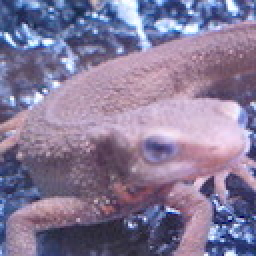
#> input picture imori.jpg, 128 x 128 px (shown 2 times larger)
$ jupyter execute --allow-errors 61-70.ipynb   (older library calls are emulated)
#> lines starting #> are read from the running program, lines starting #| are printed output that depends on the picture; after the words box and inside, x2 and y2 are one past the last pixel; in counts of white or black regions, pixels touching at a corner belong together
[cell 1]
import numpy as np
import cv2
import matplotlib.pyplot as plt

[cell 2]
def rgb2gray(_img):
    img = _img.copy().astype(np.float)
    r = img[..., 2].copy()
    g = img[..., 1].copy()
    b = img[..., 0].copy()
    img = 0.2126 * r + 0.7152 * g + 0.0722 * b
    img = img.astype(np.uint8)
    return img

[cell 3]
#61
def renketsu4(_img):
    img = _img.copy()
    img = img[..., 0]
    tmp = img.copy()
    tmp[tmp == 255] = 1
    h, w = tmp.shape
    out = np.zeros_like(img)
    for i in range(h):
        for j in range(w):
            if tmp[i, j] == 0:
                continue
            if i == 0 and j == 0:
                s7 = tmp[i+1, j] - tmp[i+1, j] * tmp[i+1, j+1] * tmp[i, j+1]
                img[i, j] = s7 + 1
                continue
            if i == 0 and j == w-1:
                s5 = tmp[i, j-1] - tmp[i, j-1] * tmp[i+1, j-1] * tmp[i+1, j]
                img[i, j] = s5 + 1
                continue
            if i == h-1 and j == 0:
                s1 = tmp[i, j+1] - tmp[i, j+1] * tmp[i-1, j+1] * tmp[i-1, j]
                img[i, j] = s1 + 1
                continue
            if i == h-1 and j == w-1:
                s3 = tmp[i-1, j] - tmp[i-1, j] * tmp[i-1, j-1] * tmp[i, j-1]
                img[i, j] = s3 + 1
                continue
            if i == 0:
                s5 = tmp[i, j-1] - tmp[i, j-1] * tmp[i+1, j-1] * tmp[i+1, j]
                s7 = tmp[i+1, j] - tmp[i+1, j] * tmp[i+1, j+1] * tmp[i, j+1]
                img[i, j] = s5 + s7 + 1
                continue
            if i == h-1:
                s1 = tmp[i, j+1] - tmp[i, j+1] * tmp[i-1, j+1] * tmp[i-1, j]
                s3 = tmp[i-1, j] - tmp[i-1, j] * tmp[i-1, j-1] * tmp[i, j-1]
                img[i, j] = s1 + s3 + 1
                continue
            if j == 0:
                s7 = tmp[i+1, j] - tmp[i+1, j] * tmp[i+1, j+1] * tmp[i, j+1]
                s1 = tmp[i, j+1] - tmp[i, j+1] * tmp[i-1, j+1] * tmp[i-1, j]
                img[i, j] = s7 + s1 + 1
                continue
            if j == w-1:
                s3 = tmp[i-1, j] - tmp[i-1, j] * tmp[i-1, j-1] * tmp[i, j-1]
                s5 = tmp[i, j-1] - tmp[i, j-1] * tmp[i+1, j-1] * tmp[i+1, j]
                img[i, j] = s3 + s5 + 1
                continue

            s1 = tmp[i, j+1] - tmp[i, j+1] * tmp[i-1, j+1] * tmp[i-1, j]
            s3 = tmp[i-1, j] - tmp[i-1, j] * tmp[i-1, j-1] * tmp[i, j-1]
            s5 = tmp[i, j-1] - tmp[i, j-1] * tmp[i+1, j-1] * tmp[i+1, j]
            s7 = tmp[i+1, j] - tmp[i+1, j] * tmp[i+1, j+1] * tmp[i, j+1]
            img[i, j] = s1 + s3 + s5 + s7 + 1

    out = np.zeros((h, w, 3))
    colors = [[], [0, 0, 255], [0, 255, 0], [0, 255, 255], [255, 0, 0], [255, 0, 255]]
    for i in range(1, 6):
        idx = np.where(img == i)
        out[idx] = colors[i]

    out = out.astype(np.uint8)
    return out


img = cv2.imread('renketsu.png')

#> (the rest of this cell did not finish here and is left out)

[cell 4]
#62
def renketsu8(_img):
    img = _img.copy()
    img = img[..., 0]
    tmp = img.copy()
    tmp[tmp == 255] = 1
    tmp = 1 - tmp
    h, w = tmp.shape
    out = np.zeros_like(img)
    for i in range(h):
        for j in range(w):
            if tmp[i, j] == 1:
                continue
            if i == 0 and j == 0:
                s7 = tmp[i+1, j] - tmp[i+1, j] * tmp[i+1, j+1] * tmp[i, j+1]
                img[i, j] = s7 + 1
                continue
            if i == 0 and j == w-1:
                s5 = tmp[i, j-1] - tmp[i, j-1] * tmp[i+1, j-1] * tmp[i+1, j]
                img[i, j] = s5 + 1
                continue
            if i == h-1 and j == 0:
                s1 = tmp[i, j+1] - tmp[i, j+1] * tmp[i-1, j+1] * tmp[i-1, j]
                img[i, j] = s1 + 1
                continue
            if i == h-1 and j == w-1:
                s3 = tmp[i-1, j] - tmp[i-1, j] * tmp[i-1, j-1] * tmp[i, j-1]
                img[i, j] = s3 + 1
                continue
            if i == 0:
                s5 = tmp[i, j-1] - tmp[i, j-1] * tmp[i+1, j-1] * tmp[i+1, j]
                s7 = tmp[i+1, j] - tmp[i+1, j] * tmp[i+1, j+1] * tmp[i, j+1]
                img[i, j] = s5 + s7 + 1
                continue
            if i == h-1:
                s1 = tmp[i, j+1] - tmp[i, j+1] * tmp[i-1, j+1] * tmp[i-1, j]
                s3 = tmp[i-1, j] - tmp[i-1, j] * tmp[i-1, j-1] * tmp[i, j-1]
                img[i, j] = s1 + s3 + 1
                continue
            if j == 0:
                s7 = tmp[i+1, j] - tmp[i+1, j] * tmp[i+1, j+1] * tmp[i, j+1]
                s1 = tmp[i, j+1] - tmp[i, j+1] * tmp[i-1, j+1] * tmp[i-1, j]
                img[i, j] = s7 + s1 + 1
                continue
            if j == w-1:
                s3 = tmp[i-1, j] - tmp[i-1, j] * tmp[i-1, j-1] * tmp[i, j-1]
                s5 = tmp[i, j-1] - tmp[i, j-1] * tmp[i+1, j-1] * tmp[i+1, j]
                img[i, j] = s3 + s5 + 1
                continue

            s1 = tmp[i, j+1] - tmp[i, j+1] * tmp[i-1, j+1] * tmp[i-1, j]
            s3 = tmp[i-1, j] - tmp[i-1, j] * tmp[i-1, j-1] * tmp[i, j-1]
            s5 = tmp[i, j-1] - tmp[i, j-1] * tmp[i+1, j-1] * tmp[i+1, j]
            s7 = tmp[i+1, j] - tmp[i+1, j] * tmp[i+1, j+1] * tmp[i, j+1]
            img[i, j] = s1 + s3 + s5 + s7 + 1

    out = np.zeros((h, w, 3))
    colors = [[], [0, 0, 255], [0, 255, 0], [0, 255, 255], [255, 0, 0], [255, 0, 255]]
    for i in range(1, 6):
        idx = np.where(img == i)
        out[idx] = colors[i]

    out = out.astype(np.uint8)
    return out


img = cv2.imread('renketsu.png')

#> (the rest of this cell did not finish here and is left out)

[cell 5]
#63
def thining(_img):
    img = _img.copy()
    img = img[..., 0]
    img[img == 255] = 1

    k4 = np.array(((0, 1, 0),
                   (1, 0, 1),
                   (0, 1, 0)))

    k8 = np.array(((1, 1, 1),
                   (1, 0, 1),
                   (1, 1, 1)))

    h, w = img.shape
    cnt = 0
    while cnt == 0:
        tmp = img.copy()
        cnt = 1
        for i in range(h):
            for j in range(w):
                if tmp[i, j] == 0:
                    continue
                if np.sum(tmp[i-1:i+2, j-1:j+2] * k4) == 4:
                    continue
                s1 = tmp[i, j+1] - tmp[i, j+1] * tmp[i-1, j+1] * tmp[i-1, j]
                s3 = tmp[i-1, j] - tmp[i-1, j] * tmp[i-1, j-1] * tmp[i, j-1]
                s5 = tmp[i, j-1] - tmp[i, j-1] * tmp[i+1, j-1] * tmp[i+1, j]
                s7 = tmp[i+1, j] - tmp[i+1, j] * tmp[i+1, j+1] * tmp[i, j+1]
                if s1 + s3 + s5 + s7 != 1:
                    continue
                if np.sum(tmp[i-1:i+2, j-1:j+2] * k8) < 3:
                    continue
                img[i, j] = 0
                cnt = 0

    out = np.zeros((h, w, 3))
    idx = np.where(img == 1)
    out[idx] = [255, 255, 255]

    out = out.astype(np.uint8)
    return out

img = cv2.imread('gazo.png')

#> (the rest of this cell did not finish here and is left out)

[cell 6]
#64 ?????????????????????????????????????
def hilditch(_img):
    # [7 lines left out: function renketsu8, not called in this run]


    img = _img.copy()
    img = img[..., 0]
    img[img == 255] = 1

    k4 = np.array(((0, 1, 0),
                   (1, 0, 1),
                   (0, 1, 0)))

    k8 = np.array(((1, 1, 1),
                   (1, 0, 1),
                   (1, 1, 1)))

    h, w = img.shape
    cnt = 0
    while cnt == 0:
        tmp = img.copy()
        cnt = 1
        for i in range(h):
            for j in range(w):
                if tmp[i, j] == 0:
                    continue
                if np.sum(tmp[i-1:i+2, j-1:j+2] * k4) == 4:
                    continue
                tmp[i-1:i+2, j-1:j+2] = 1 - tmp[i-1:i+2, j-1:j+2]
                s1 = tmp[i, j+1] - tmp[i, j+1] * tmp[i-1, j+1] * tmp[i-1, j]
                s3 = tmp[i-1, j] - tmp[i-1, j] * tmp[i-1, j-1] * tmp[i, j-1]
                s5 = tmp[i, j-1] - tmp[i, j-1] * tmp[i+1, j-1] * tmp[i+1, j]
                s7 = tmp[i+1, j] - tmp[i+1, j] * tmp[i+1, j+1] * tmp[i, j+1]
                tmp[i-1:i+2, j-1:j+2] = 1 - tmp[i-1:i+2, j-1:j+2]
                if s1 + s3 + s5 + s7 != 1:
                    continue
                if np.sum(np.abs(img[i-1:i+2, j-1:j+2] * k8)) < 2:
                    continue
                t = img[i-1:i+2, j-1:j+2] * k8
                if len(t[t == 1]) < 1:
                    continue
                flg1, flg2 = False, True
                t = img[i-1:i+2, j-1:j+2] * k8
                if len(t[t == -1]) == 0:
                    flg1 = True
                for m in range(3):
                    for n in range(3):
                        if renketsu8(tmp[i-2-m:i+1+m, j-2+n:j+1+n]) != 1:
                            flg2 = False
                if flg1 or flg2 == False:
                    continue
                img[i, j] = -1
                cnt = 0
        img[img == -1] = 0

    out = np.zeros((h, w, 3))
    idx = np.where(img == 1)
    out[idx] = [255, 255, 255]

    out = out.astype(np.uint8)
    return out


img = cv2.imread('gazo.png')

#> (the rest of this cell did not finish here and is left out)

[cell 7]
#65 ????????????????????????????????
# [73 lines left out: function zhang_suen, not called in this run]


img = cv2.imread('gazo.png')

#> (the rest of this cell did not finish here and is left out)

[cell 8]
#66
def hog123(_img):
    img = rgb2gray(_img).astype(np.float32)
    h, w = img.shape

    gx = np.zeros_like(img)
    gy = np.zeros_like(img)
    for i in range(1, h-1):
        for j in range(1, w-1):
            gx[i, j] = img[i, j+1] - img[i, j-1]
            gy[i, j] = img[i+1, j] - img[i-1, j]

    mag = np.sqrt(gx**2 + gy**2)
    gx = np.maximum(gx, 1e-5)
    ang = np.arctan(gy / gx)  # -pi/2 ~ pi/2
    ang = ang * 180 / np.pi + 90  # 0 ~ 180

    for i in range(9):
        ang[(20*i <= ang) & (ang <= 20*i+20)] = i

    mag = mag.astype(np.uint8)
    ang = ang.astype(np.uint8)

    return mag, ang


img = cv2.imread('imori.jpg')
#> img is the input picture: shape (128, 128, 3); mean B, G, R 152.8, 121.8, 134.1
img = img[..., ::-1]

mag, ang = hog123(img)
#> after the loop in hog123, `for i in range(1, h-1):`:
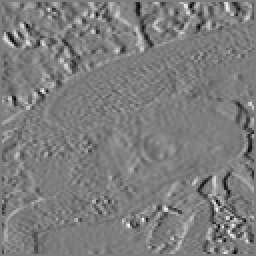
#> gx: shape (128, 128) float32 (shown 2 times larger); min -170, max 176, mean -0.1; drawn with min black and max white
#> after the loop in hog123, `for i in range(1, h-1):`:
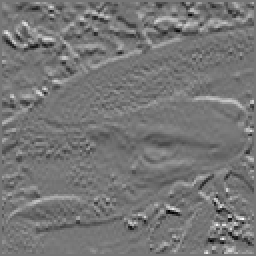
#> gy: shape (128, 128) float32 (shown 2 times larger); min -187, max 215, mean -0.6; drawn with min black and max white
#> after the loop in hog123, `for i in range(9):`:
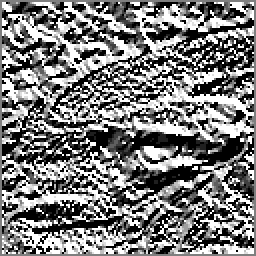
#> ang: shape (128, 128) float32 (shown 2 times larger); min 0, max 8, mean 3.9; drawn with min black and max white

plt.subplot(1, 3, 1)
plt.imshow(img)
plt.subplot(1, 3, 2)
plt.imshow(mag, cmap='gray')
plt.subplot(1, 3, 3)
plt.imshow(ang, cmap='gray')
plt.show()

[cell 9]
#67
def hog4(_ang, n=8):
    ang = _ang.copy()
    h, w = ang.shape
    hc, wc = h//n, w//n
    out = np.zeros((9, hc, wc))

    for y in range(hc):
        for x in range(wc):
            for i in range(n):
                for j in range(n):
                    val = ang[n*y+i, n*x+j]
                    out[val, y, x] += 1

    out = out.astype(np.uint8)
    return out


img = cv2.imread('imori.jpg')
img = img[..., ::-1]

mag, ang = hog123(img)
out = hog4(ang)

# plt.imshow(img)
# plt.show()
plt.subplot(3, 3, 1)
plt.imshow(out[0], cmap='gray')
plt.subplot(3, 3, 2)
plt.imshow(out[1], cmap='gray')
plt.subplot(3, 3, 3)
plt.imshow(out[2], cmap='gray')
plt.subplot(3, 3, 4)
plt.imshow(out[3], cmap='gray')
plt.subplot(3, 3, 5)
plt.imshow(out[4], cmap='gray')
plt.subplot(3, 3, 6)
plt.imshow(out[5], cmap='gray')
plt.subplot(3, 3, 7)
plt.imshow(out[6], cmap='gray')
plt.subplot(3, 3, 8)
plt.imshow(out[7], cmap='gray')
plt.subplot(3, 3, 9)
plt.imshow(out[8], cmap='gray')
plt.show()
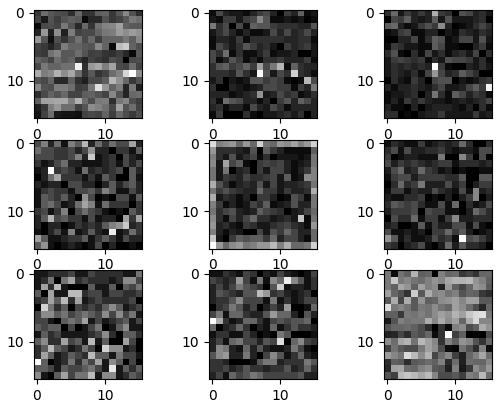
#> figure drawn by matplotlib, 9 panels

[cell 10]
def hist_normalization(img, a=0, b=255):
	# get max and min
	c = img.min()
	d = img.max()

	out = img.copy()

	# normalization
	out = (b-a) / (d - c) * (out - c) + a
	out[out < a] = a
	out[out > b] = b
	out = out.astype(np.uint8)

	return out

[cell 11]
#68
def hog5(_ang, c=3):
    eps = 1
    ang = _ang.copy().astype(np.float32)
    _, h, w = ang.shape
    pad = c // 2
    out = ang.copy()

    for n in range(9):
        for i in range(pad, h-c+1):
            for j in range(pad, w-c+1):
                den = np.sqrt(np.sum(ang[n, i-1:i+2, j-1:j+2]) + eps)
                for y in range(c):
                    for x in range(c):
                        out[n, i-1+y, j-1+x] = out[n, i-1+y, j-1+x] / den

    out[out > 1] = 0
    out = hist_normalization(out)
    print(out)
    out = out.astype(np.uint8)
    return out


img = cv2.imread('imori.jpg')
img = img[..., ::-1]

mag, ang = hog123(img)
out = hog4(ang)
out = hog5(out)
#> in hist_normalization, `c = img.min()`: c = 0
#> in hist_normalization, `d = img.max()`: d = 1
#> (printed output is left out)

# plt.imshow(img)
# plt.show()
plt.subplot(3, 3, 1)
plt.imshow(out[0], cmap='gray')
plt.subplot(3, 3, 2)
plt.imshow(out[1], cmap='gray')
plt.subplot(3, 3, 3)
plt.imshow(out[2], cmap='gray')
plt.subplot(3, 3, 4)
plt.imshow(out[3], cmap='gray')
plt.subplot(3, 3, 5)
plt.imshow(out[4], cmap='gray')
plt.subplot(3, 3, 6)
plt.imshow(out[5], cmap='gray')
plt.subplot(3, 3, 7)
plt.imshow(out[6], cmap='gray')
plt.subplot(3, 3, 8)
plt.imshow(out[7], cmap='gray')
plt.subplot(3, 3, 9)
plt.imshow(out[8], cmap='gray')
plt.show()

[cell 12]
#69
def hog():
    pass

[cell 13]
def rgb2hsv(_img):
    img = _img.copy() / 255
    hsv = np.zeros_like(img)

    _max = np.max(img, axis=2)
    _min = np.min(img, axis=2)
    min_idx = np.argmin(img, axis=2)

    #H
    hsv[..., 0][np.where(_max == _min)] = 0
    a = np.where(min_idx == 2)
    hsv[..., 0][a] = (60 * (img[..., 1][a] - img[..., 0][a])) / (_max[a] - _min[a]) + 60
    a = np.where(min_idx == 0)
    hsv[..., 0][a] = (60 * (img[..., 2][a] - img[..., 1][a])) / (_max[a] - _min[a]) + 180
    a = np.where(min_idx == 1)
    hsv[..., 0][a] = (60 * (img[..., 0][a] - img[..., 2][a])) / (_max[a] - _min[a]) + 300

    #S
    hsv[..., 1] = _max - _min

    #V
    hsv[..., 2] = _max

    return hsv

[cell 14]
#70
def color_tracking(_img):
    img = rgb2hsv(_img)
#> in rgb2hsv, `_min = np.min(img, axis=2)`:
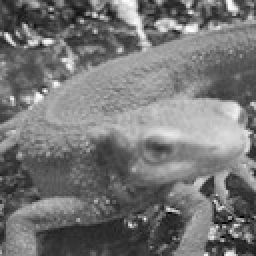
#> _min: shape (128, 128) float64 (shown 2 times larger); min 0, max 0.996, mean 0.461
#> in rgb2hsv, `min_idx = np.argmin(img, axis=2)`:
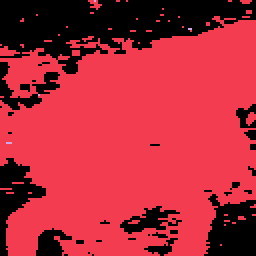
#> min_idx: shape (128, 128) int64 (shown 2 times larger); 3 distinct labels, from 0 to 2; one colour per label, 0 black
#> in rgb2hsv, `a = np.where(min_idx == 2)`: a = ([0, 14, 14, 47, 71, 71, 71], [47, 94, 95, 19, 3, 4, 5])
#> in rgb2hsv, `a = np.where(min_idx == 0)`: a = 4561 positions, rows 0 to 127, columns 0 to 127
#> in rgb2hsv, `hsv[..., 0][a] = (60 * (img[..., 2][a] - img[..., 1][a])) / (_max[a] -..`:
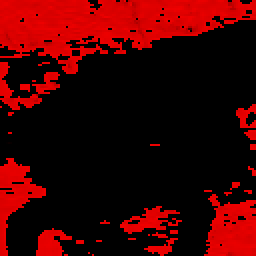
#> hsv: shape (128, 128, 3) float64 (shown 2 times larger); mean R, G, B 62.8, 0, 0
#> in rgb2hsv, `a = np.where(min_idx == 1)`: a = 11816 positions, rows 0 to 127, columns 0 to 127
#> in rgb2hsv, `hsv[..., 0][a] = (60 * (img[..., 0][a] - img[..., 2][a])) / (_max[a] -..`:
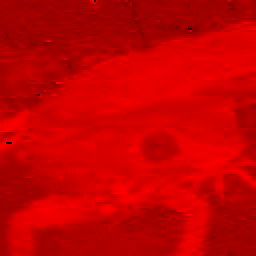
#> hsv: shape (128, 128, 3) float64 (shown 2 times larger); mean R, G, B 275.2, 0, 0; drawn with min black and max white
    tmp = img[..., 0]
    out = np.zeros_like(tmp)
    out[(180 <= tmp) & (tmp <= 260)] = 255
    out = out.astype(np.uint8)
    return out


img = cv2.imread('imori.jpg')
img = img[..., ::-1]

out = color_tracking(img)
#> in color_tracking, `tmp = img[..., 0]`:
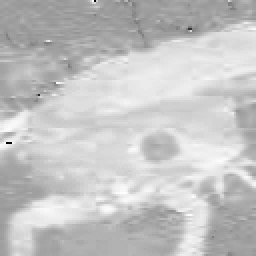
#> tmp: shape (128, 128) float64 (shown 2 times larger); min 2.73, max 356.4, mean 275.2; drawn with min black and max white
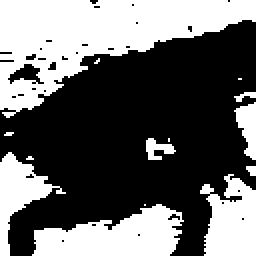
#> out: shape (128, 128) (shown 2 times larger); 40.8% white; 14 white regions (6 under 20 px), largest, box (x1, y1, x2, y2) and area: (0, 0, 128, 59) 3600, (16, 102, 92, 128) 1283, (100, 87, 128, 128) 833

plt.subplot(1, 2, 1)
plt.imshow(img)
plt.subplot(1, 2, 2)
plt.imshow(out, cmap='gray')
plt.show()

$ run again, with madara.jpg copied over imori.jpg
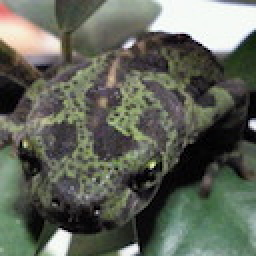
#> input picture madara.jpg, 128 x 128 px (shown 2 times larger)
#> img is the input picture: shape (128, 128, 3); mean B, G, R 89.9, 100.8, 96.4
#> c = 0
#> d = 1
#> (printed output is left out)
#> in rgb2hsv, `min_idx = np.argmin(img, axis=2)`:
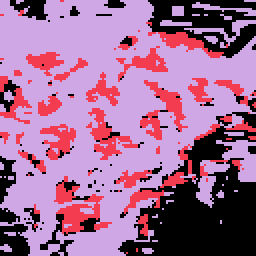
#> min_idx: shape (128, 128) int64 (shown 2 times larger); 3 distinct labels, from 0 to 2; one colour per label, 0 black
#> in rgb2hsv, `a = np.where(min_idx == 2)`: a = 9610 positions, rows 0 to 127, columns 0 to 127
#> in rgb2hsv, `a = np.where(min_idx == 0)`: a = 4286 positions, rows 0 to 127, columns 0 to 127
#> in rgb2hsv, `a = np.where(min_idx == 1)`: a = 2488 positions, rows 0 to 126, columns 0 to 127
#> `out = color_tracking(img)`:
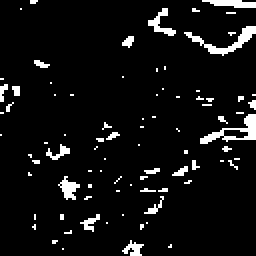
#> out: shape (128, 128) (shown 2 times larger); 6.4% white; 85 white regions (73 under 20 px), largest, box (x1, y1, x2, y2) and area: (92, 13, 128, 28) 141, (100, 57, 128, 72) 141, (101, 0, 128, 4) 75

$ run again, with thorino.jpg copied over imori.jpg
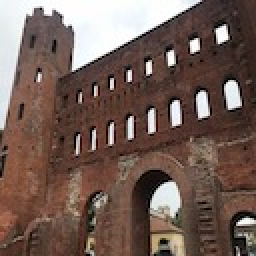
#> input picture thorino.jpg, 128 x 128 px (shown 2 times larger)
#> img is the input picture: shape (128, 128, 3); mean B, G, R 86.4, 94.7, 115.3
#> c = 0
#> d = 1
#> (printed output is left out)
#> min_idx: shape (128, 128) int64; 3 distinct labels, from 0 to 2
#> in rgb2hsv, `a = np.where(min_idx == 2)`: a = 13368 positions, rows 0 to 127, columns 0 to 127
#> in rgb2hsv, `a = np.where(min_idx == 0)`: a = 1851 positions, rows 0 to 127, columns 0 to 127
#> in rgb2hsv, `a = np.where(min_idx == 1)`: a = 1165 positions, rows 0 to 127, columns 0 to 122
#> `out = color_tracking(img)`:
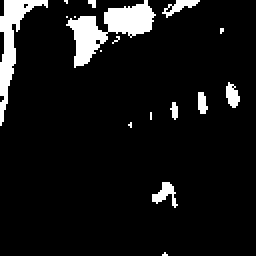
#> out: shape (128, 128) (shown 2 times larger); 8.2% white; 17 white regions (10 under 20 px), largest, box (x1, y1, x2, y2) and area: (33, 0, 78, 34) 610, (0, 0, 24, 63) 416, (76, 91, 89, 104) 77
